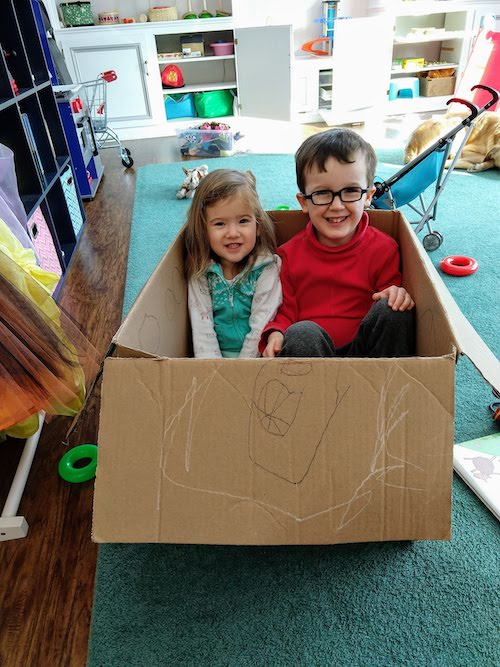
#> input picture Class27/box.jpg, 500 x 667 px
$ python intro_images.py
#> lines starting #> are read from the running program, lines starting #| are printed output that depends on the picture; after the words box and inside, x2 and y2 are one past the last pixel; in counts of white or black regions, pixels touching at a corner belong together
from PIL import Image

def main():

    ### This creates a new image object from the given file
#     kids = Image.open("box_big.jpg")
    kids = Image.open("box.jpg")
#> kids is the input picture: PIL image 500x667 RGB; mean R, G, B 122.1, 118.8, 107.7

    ### This displays the image
#     kids.show()

    ### Print some info about the image:
    ### width and height are _attributes_ of image objects, not methods
    print("Width of image:", kids.width)
#| Width of image: 500
    print("Height of image:", kids.height)
#| Height of image: 667

    ### What's the color at pixel (2000, 1600)
    ### getpixel takes 1 argument, a tuple containing x and y coordinates
#     print("RGB at (2000, 1600):", kids.getpixel((2000, 1600)))
#
#     ### Now, let's set the value of that pixel to black, and see if we can
#     ### find it
#     ### putpixel takes a location tuple and an RGB tuple
#     kids.putpixel((2000, 1600), (0, 0, 0))
#     kids.show()


    ### Let's write a function that will change every pixel in the image
    ### Make a blue filter, that will make every pixel more blue
#     blue_filter(kids)
#     kids.show()

    ### Makes the image black and white
    black_and_white(kids)
    kids.show()


def blue_filter(image):
    """Takes an image, and makes it more blue.
    This is a good template for many other image functions."""

    ## This will go through every pixel's location, row by row
    for y in range(image.height):
        print("y:", y)

        for x in range(image.width):

            # Get the RGB values of this location
            (r, g, b) = image.getpixel((x, y))

            # Set the pixel, except make B higher
            image.putpixel((x, y), (r, g, b + 100))

            ## Turns out, any component value > 255 is automatically
            ## reduced to 255
            ## Any component value < 0 is set to 0


def luminance(rgb):
    """Finds the average of r, g, and b components in a given pixel."""

#     r = rgb[0]
#     g = rgb[1]
#     b = rgb[2]

    (r, g, b) = rgb
    return (r + g + b) // 3


def black_and_white(image):
    """Turns an image into black and white.
    Not grayscale, actually black or white."""

    for y in range(image.height):
        print("y:", y)

        for x in range(image.width):

            rgb = image.getpixel((x, y))

            ## How bright is that tuple?
            ## Find the average of r, g, and b => this is called luminance
            avg = luminance(rgb)

            if avg > 127:
                image.putpixel((x, y), (255, 255, 255))
            else:
                image.putpixel((x, y), (0, 0, 0))
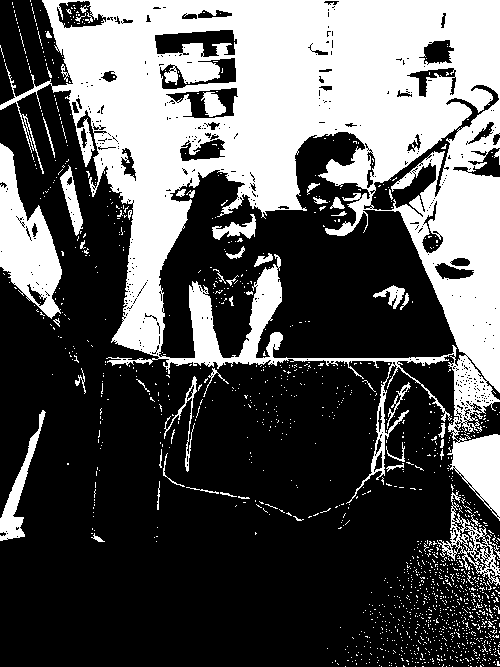
#> image: PIL image 500x667 RGB; 34.5% white; 1385 white regions (1332 under 20 px), largest, box (x1, y1, x2, y2) and area: (0, 0, 500, 521) 99415, (0, 143, 62, 319) 5384, (437, 491, 500, 586) 1353


if __name__ == "__main__":
    main()
